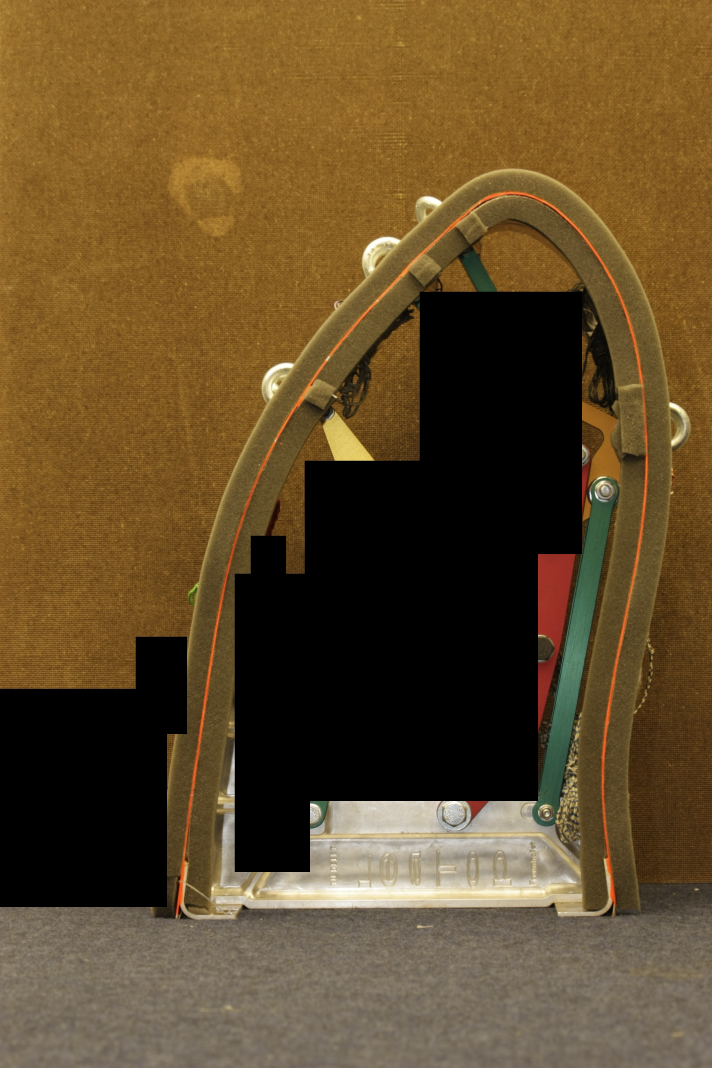
#> input picture image_rec/G19_edited.jpg, 2848 x 4272 px (shown at 1/4 size)
$ python cv_test.py
#> lines starting #> are read from the running program, lines starting #| are printed output that depends on the picture; after the words box and inside, x2 and y2 are one past the last pixel; in counts of white or black regions, pixels touching at a corner belong together
import cv2
import matplotlib.pyplot as plt
import numpy as np

img = cv2.imread('G19_edited.jpg')
#> img is the input picture: shape (4272, 2848, 3); mean B, G, R 42.4, 75.8, 98

# open cv magic, extracts color of contour
cv2.namedWindow('G19', cv2.WINDOW_NORMAL)
hsv = cv2.cvtColor(img, cv2.COLOR_BGR2HSV)
#> hsv: shape (4272, 2848, 3); mean H, S, V 14.7, 114.6, 98.4
lower_bound = np.array([5, 190, 190])
upper_bound = np.array([25, 255, 255])
mask = cv2.inRange(hsv, lower_bound, upper_bound)
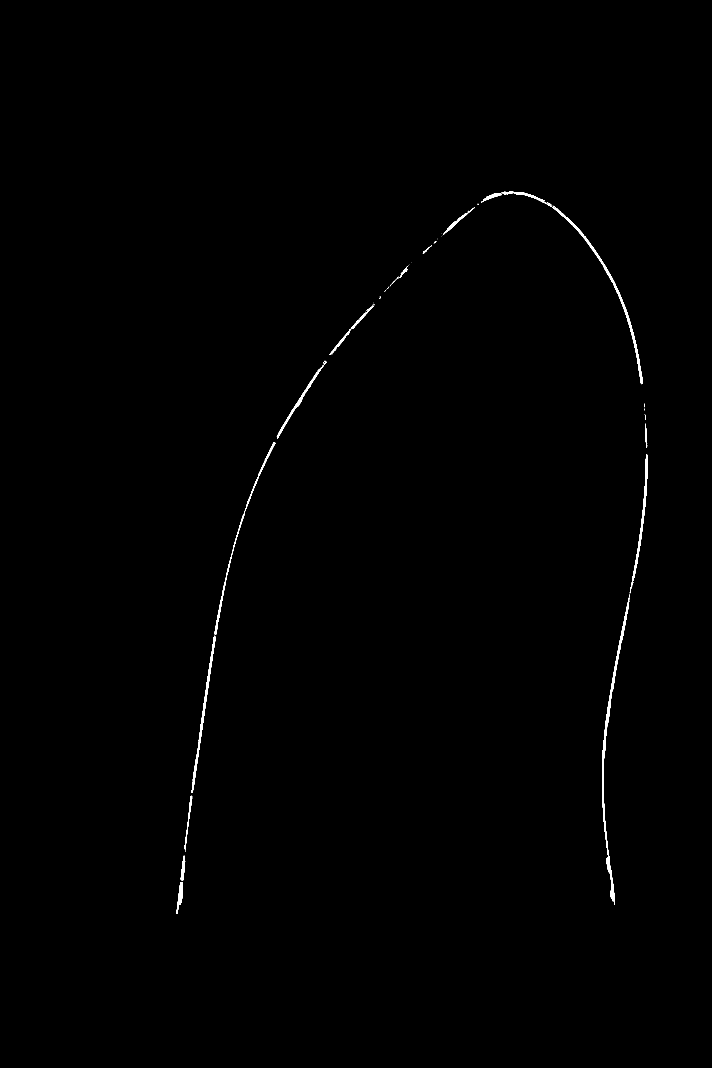
#> mask: shape (4272, 2848) (shown at 1/4 size); 0.33% white; 82 white regions (59 under 20 px), largest, box (x1, y1, x2, y2) and area: (2408, 2391, 2520, 3619) 9472, (2208, 824, 2571, 1537) 6499, (766, 2543, 863, 3172) 4820
res = cv2.bitwise_and(img, img, mask=mask)
vector = np.nonzero(mask)  # tuple
#> vector = 40675 positions, rows 767 to 3655, columns 705 to 2589
vector = np.array([vector[0], vector[1]])  # numpy array

vector = np.transpose(vector)
#> vector = 40675 pairs, first value 767 to 3655, second value 705 to 2589
# rotation matrix
R = np.array([[-1, 0],
              [0, -1]])
# rotate the coordinates
for i in range(len(vector)):
    vector[i] = np.dot(R, vector[i])
#> after the loop, vector = 40675 pairs, first value -3655 to -767, second value -2589 to -705
vector = np.transpose(vector)
# find mininum/maximum x/y value
minx = np.argmin(vector[0])
#> minx = 40673
maxx = np.argmax(vector[0])
#> maxx = 0
miny = np.argmin(vector[1])
#> miny = 15653
maxy = np.argmax(vector[1])
#> maxy = 40655

# cutoff the first 50 pixels to make it straight
threshold = 50
cutoff = np.array([[vector[0, minx] + threshold, vector[0, minx] + threshold],
                   [vector[1, miny], vector[1, maxy]]])
#> cutoff = [[-3605, -3605], [-2589, -705]]

args = np.argwhere(vector[0] < vector[0, minx] + threshold)
#> args = 418 values from 40257 to 40674
# new vector with cutoff
new_vector = np.array([np.delete(vector[0], args), np.delete(vector[1], args)])
endargs = np.argwhere(vector[0] == vector[0, minx] + threshold)
#> endargs = 19 values from 40238 to 40256
# endpoints of contour
endpoint1 = vector[1, endargs[0]]
#> endpoint1 = [-712]
endpoint2 = vector[1, endargs[-1]]
#> endpoint2 = [-2459]
# horizontal distance between data points of contour
interval = 110
# use lists for upper and lower coordinates of contour because appending is easier lol
xupper = list()
yupper = list()
xlower = list()
ylower = list()
# append endpoints
xupper.append(cutoff[0, 0])
yupper.append(endpoint1[0])
xlower.append(cutoff[0, 0])
ylower.append(endpoint2[0])
# running variable
j = cutoff[0, 0] + interval
#> j = -3495
while j < vector[0, maxx]:
    endargs = np.argwhere(vector[0] == j)
    endpoint1 = vector[1, endargs[0]]
    endpoint2 = vector[1, endargs[-1]]
    xupper.append(j)
    yupper.append(endpoint1[0])
    xlower.append(j)
    ylower.append(endpoint2[0])
    j = j + interval
#> this loop made 25 passes
#> (endpoint1, endpoint2, j) on passes 1, 3, 4, 5, 6, 7, 8, 9, 10, 12, 13, 14: ([-725], [-2445], -3385), ([-752], [-2419], -3165), ([-766], [-2414], -3055), ([-781], [-2414], -2945), ([-797], [-2423], -2835), ([-812], [-2439], -2725), ([-828], [-2457], -2615), ([-846], [-2475], -2505), ([-863], [-2499], -2395), ([-909], [-2541], -2175), ([-937], [-2561], -2065), ([-970], [-2575], -1955)
#> (endargs, endpoint1, endpoint2, j) on passes 2, 11, 22: ([36244, 36245, 36246, 36247, 36248, 36249, 36250, 36251], [-739], [-2430], -3275), ([22150, 22151, 22152, 22153, 22154, 22155, 22156], [-884], [-2514], -2285), ([7398, 7399, 7400, 7401, 7402, 7403, 7404, 7405, 7406, 7407], [-1520], [-2482], -1075)
#> after the loop, j = -745; xlower = 26 values from -3605 to -855; xupper = 26 values from -3605 to -855; ylower = 26 values, max -2252 at index 25, min -2589 at index 16, mean -2483; yupper = 26 values, max -712 at index 0, min -1859 at index 25, mean -1054.7
# not enough data points at the tip
# second for loop with finer interval
j = j - interval
#> j = -855
interval = 20
while j < vector[0, maxx]:
    endargs = np.argwhere(vector[0] == j)
    endpoint1 = vector[1, endargs[0]]
    endpoint2 = vector[1, endargs[-1]]
    xupper.append(j)
    yupper.append(endpoint1[0])
    xlower.append(j)
    ylower.append(endpoint2[0])
    j = j + interval
#> this loop made 5 passes
#> (endpoint1, endpoint2, j) on passes 1, 2, 4, 5: ([-1859], [-2252], -835), ([-1889], [-2229], -815), ([-1937], [-2160], -775), ([-1975], [-2110], -755)
#> (endargs, endpoint1, endpoint2, j) on pass 3: ([2100, 2101, 2102, 2103, 2104, 2105, 2106, 2107], [-1912], [-2200], -795)
#> after the loop, j = -755; xlower = 31 values from -3605 to -775; xupper = 31 values from -3605 to -775; ylower = 31 values, max -2110 at index 30, min -2589 at index 16, mean -2435.8; yupper = 31 values, max -712 at index 0, min -1975 at index 30, mean -1193.4

# make one array of separate lists
ylower.reverse()
xlower.reverse()
xupper.extend(xlower)
yupper.extend(ylower)
shape = np.array([xupper, yupper])

# Scale and relocate
ydist = shape[1, 0] - shape[1, -1]
#> ydist = 1747
factor = ydist / 300
#> factor = 5.82
shape = shape / factor
xdist = shape[0, 0]
#> xdist = -619.1
shape[0] = np.add(shape[0], np.full(np.shape(shape[0]), -xdist))
ydist = 150 - shape[1, 0]
#> ydist = 272.3
shape[1] = np.add(shape[1], np.full(np.shape(shape[1]), ydist))

cv2.imshow('G19', mask)
cv2.waitKey(0)
cv2.destroyAllWindows()

plt.plot(vector[0], vector[1], 'yx')
# plt.plot(cutoff[0],cutoff[1])
plt.plot(new_vector[0], new_vector[1], 'b+')
plt.grid()
plt.plot(shape[0], shape[1])
plt.show()
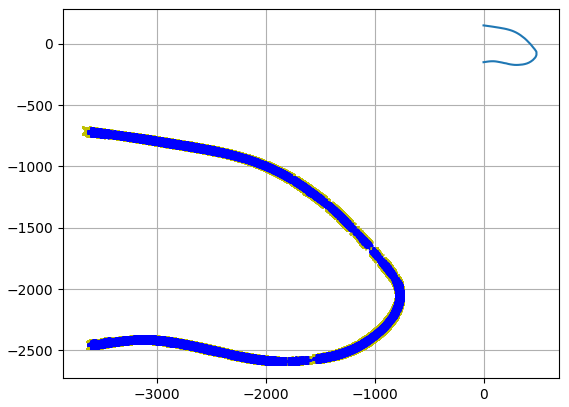
#> figure drawn by matplotlib, 1 panel

# output
f = open("G19_contour.txt", "w")  # Open file for writing
for i in range(len(shape[0])):
    line = str(shape[0, i]) + '\t' + str(shape[1, i]) + '\n'
    f.write(line)
#> this loop made 62 passes
f.close()

$ run again, with image_rec/G19.JPG copied over image_rec/G19_edited.jpg
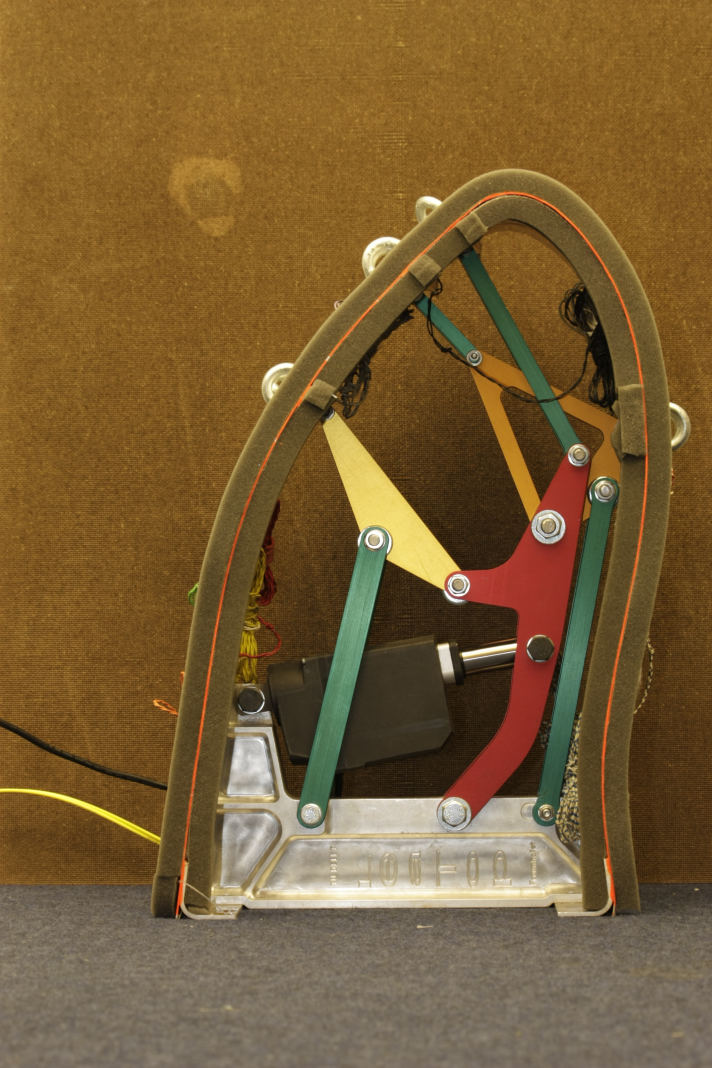
#> input picture image_rec/G19.JPG, 2848 x 4272 px (shown at 1/4 size)
#> img is the input picture: shape (4272, 2848, 3); mean B, G, R 52.5, 93.7, 121.5
#> hsv: shape (4272, 2848, 3); mean H, S, V 19.2, 149.2, 122.4
#> mask: shape (4272, 2848); 0.49% white; 150 white regions (118 under 20 px), largest, box (x1, y1, x2, y2) and area: (2013, 1785, 2160, 2081) 15095, (2407, 2376, 2520, 3620) 9656, (2004, 767, 2571, 1537) 8115
#> `vector = np.nonzero(mask)`: vector = 59607 positions, rows 767 to 3655, columns 0 to 2590
#> `vector = np.transpose(vector)`: vector = 59607 pairs, first value 767 to 3655, second value 0 to 2590
#> after the loop `for i in range(len(vector)):`: vector = 59607 pairs, first value -3655 to -767, second value -2590 to 0
#> minx = 59604
#> maxx = 0
#> miny = 18588
#> maxy = 51353
#> cutoff = [[-3605, -3605], [-2590, 0]]
#> args = 432 values from 59175 to 59606
#> `endargs = np.argwhere(vector[0] == vector[0, minx] + threshold)`: endargs = 20 values from 59155 to 59174
#> `endpoint1 = vector[1, endargs[0]]`: endpoint1 = [-712]
#> `endpoint2 = vector[1, endargs[-1]]`: endpoint2 = [-2459]
#> `j = cutoff[0, 0] + interval`: j = -3495
#> the loop `while j < vector[0, maxx]:` made 25 passes
#> (endpoint1, endpoint2, j) on passes 1, 3, 4, 5, 6, 7, 8, 9: ([-725], [-2445], -3385), ([-431], [-2419], -3165), ([-20], [-2414], -3055), ([-781], [-2414], -2945), ([-797], [-2423], -2835), ([-813], [-2439], -2725), ([-828], [-2457], -2615), ([-845], [-2476], -2505)
#> after the loop `while j < vector[0, maxx]:`: j = -745; xlower = 26 values from -3605 to -855; ylower = 26 values, max -2252 at index 25, min -2589 at index 16, mean -2483.2; yupper = 26 values, max -20 at index 4, min -1859 at index 25, mean -1013.6
#> `j = j - interval`: j = -855
#> the loop `while j < vector[0, maxx]:` made 5 passes
#> (endpoint1, endpoint2, j) on passes 1 to 5: ([-1859], [-2252], -835), ([-1888], [-2229], -815), ([-1911], [-2199], -795), ([-1938], [-2160], -775), ([-1974], [-2110], -755)
#> after the loop `while j < vector[0, maxx]:`: j = -755; xlower = 31 values from -3605 to -775; ylower = 31 values, max -2110 at index 30, min -2589 at index 16, mean -2435.9; yupper = 31 values, max -20 at index 4, min -1974 at index 30, mean -1158.8
#> `ydist = shape[1, 0] - shape[1, -1]`: ydist = 1747
#> factor = 5.82
#> xdist = -619.1
#> `ydist = 150 - shape[1, 0]`: ydist = 272.3
#> `plt.show()`:
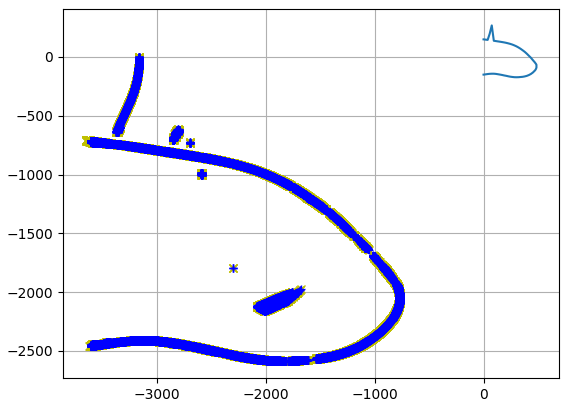
#> figure drawn by matplotlib, 1 panel
#> the loop `for i in range(len(shape[0])):` made 62 passes
